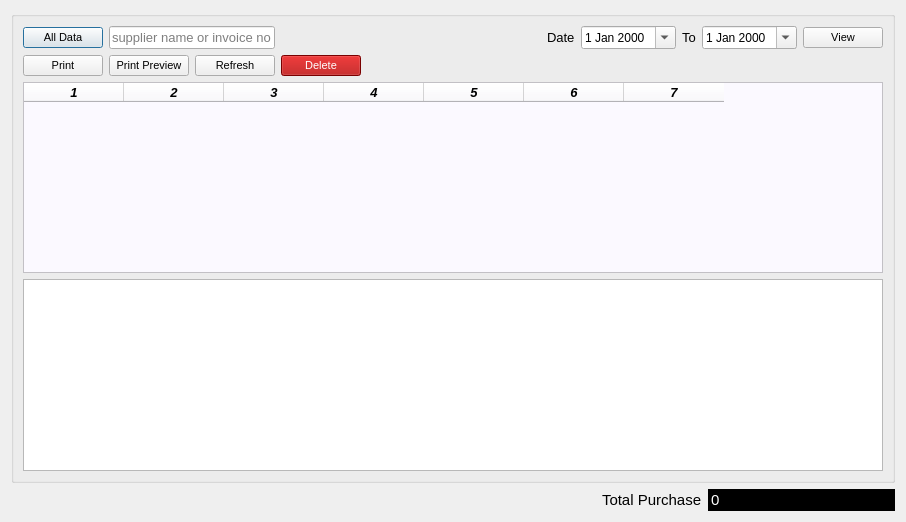
<?xml version="1.0" encoding="UTF-8"?>
<ui version="4.0">
 <class>Dialog</class>
 <widget class="QDialog" name="Dialog">
  <property name="windowModality">
   <enum>Qt::ApplicationModal</enum>
  </property>
  <property name="geometry">
   <rect>
    <x>0</x>
    <y>0</y>
    <width>906</width>
    <height>522</height>
   </rect>
  </property>
  <property name="windowTitle">
   <string>Dialog</string>
  </property>
  <property name="styleSheet">
   <string notr="true"/>
  </property>
  <layout class="QGridLayout" name="gridLayout_3">
   <item row="0" column="0" colspan="2">
    <widget class="QGroupBox" name="groupBox">
     <property name="font">
      <font>
       <pointsize>10</pointsize>
      </font>
     </property>
     <property name="title">
      <string/>
     </property>
     <layout class="QGridLayout" name="gridLayout">
      <item row="0" column="0">
       <widget class="QPushButton" name="allb">
        <property name="font">
         <font>
          <pointsize>8</pointsize>
         </font>
        </property>
        <property name="text">
         <string>All Data</string>
        </property>
       </widget>
      </item>
      <item row="0" column="1" colspan="2">
       <widget class="QLineEdit" name="searchv">
        <property name="font">
         <font>
          <pointsize>10</pointsize>
         </font>
        </property>
        <property name="text">
         <string/>
        </property>
        <property name="placeholderText">
         <string>supplier name or invoice no</string>
        </property>
        <property name="clearButtonEnabled">
         <bool>true</bool>
        </property>
       </widget>
      </item>
      <item row="0" column="3" colspan="2">
       <layout class="QHBoxLayout" name="horizontalLayout">
        <item>
         <spacer name="horizontalSpacer_3">
          <property name="orientation">
           <enum>Qt::Horizontal</enum>
          </property>
          <property name="sizeHint" stdset="0">
           <size>
            <width>40</width>
            <height>20</height>
           </size>
          </property>
         </spacer>
        </item>
        <item>
         <widget class="QLabel" name="label">
          <property name="font">
           <font>
            <pointsize>10</pointsize>
           </font>
          </property>
          <property name="text">
           <string>Date</string>
          </property>
         </widget>
        </item>
        <item>
         <widget class="QDateEdit" name="fromd">
          <property name="font">
           <font>
            <pointsize>9</pointsize>
           </font>
          </property>
          <property name="calendarPopup">
           <bool>true</bool>
          </property>
         </widget>
        </item>
        <item>
         <widget class="QLabel" name="label_2">
          <property name="font">
           <font>
            <pointsize>10</pointsize>
           </font>
          </property>
          <property name="text">
           <string>To</string>
          </property>
         </widget>
        </item>
        <item>
         <widget class="QDateEdit" name="tod">
          <property name="font">
           <font>
            <pointsize>9</pointsize>
           </font>
          </property>
          <property name="calendarPopup">
           <bool>true</bool>
          </property>
         </widget>
        </item>
        <item>
         <widget class="QPushButton" name="submitb">
          <property name="font">
           <font>
            <pointsize>8</pointsize>
           </font>
          </property>
          <property name="text">
           <string>View</string>
          </property>
         </widget>
        </item>
       </layout>
      </item>
      <item row="1" column="0">
       <widget class="QPushButton" name="print2">
        <property name="font">
         <font>
          <pointsize>8</pointsize>
         </font>
        </property>
        <property name="text">
         <string>Print</string>
        </property>
       </widget>
      </item>
      <item row="1" column="1">
       <widget class="QPushButton" name="printb">
        <property name="font">
         <font>
          <pointsize>8</pointsize>
         </font>
        </property>
        <property name="text">
         <string>Print Preview</string>
        </property>
       </widget>
      </item>
      <item row="1" column="2">
       <widget class="QPushButton" name="refreshb">
        <property name="font">
         <font>
          <pointsize>8</pointsize>
         </font>
        </property>
        <property name="text">
         <string>Refresh</string>
        </property>
       </widget>
      </item>
      <item row="1" column="3">
       <widget class="QPushButton" name="deleteb">
        <property name="font">
         <font>
          <pointsize>8</pointsize>
         </font>
        </property>
        <property name="styleSheet">
         <string notr="true">background-color: rgb(170, 0, 0);
color: rgb(255, 255, 255);</string>
        </property>
        <property name="text">
         <string>Delete</string>
        </property>
       </widget>
      </item>
      <item row="1" column="4">
       <spacer name="horizontalSpacer_2">
        <property name="orientation">
         <enum>Qt::Horizontal</enum>
        </property>
        <property name="sizeHint" stdset="0">
         <size>
          <width>490</width>
          <height>20</height>
         </size>
        </property>
       </spacer>
      </item>
      <item row="2" column="0" colspan="5">
       <widget class="QTableWidget" name="tableWidget">
        <property name="font">
         <font>
          <pointsize>10</pointsize>
          <weight>75</weight>
          <italic>true</italic>
          <bold>true</bold>
         </font>
        </property>
        <property name="styleSheet">
         <string notr="true">background-color: rgb(251, 249, 255);</string>
        </property>
        <property name="columnCount">
         <number>7</number>
        </property>
        <column/>
        <column/>
        <column/>
        <column/>
        <column/>
        <column/>
        <column/>
       </widget>
      </item>
      <item row="3" column="0" colspan="5">
       <widget class="QTextEdit" name="textEdit"/>
      </item>
     </layout>
    </widget>
   </item>
   <item row="1" column="0">
    <spacer name="horizontalSpacer">
     <property name="orientation">
      <enum>Qt::Horizontal</enum>
     </property>
     <property name="sizeHint" stdset="0">
      <size>
       <width>585</width>
       <height>20</height>
      </size>
     </property>
    </spacer>
   </item>
   <item row="1" column="1">
    <layout class="QGridLayout" name="gridLayout_2">
     <item row="0" column="0">
      <layout class="QHBoxLayout" name="horizontalLayout_3">
       <item>
        <widget class="QLabel" name="label_3">
         <property name="font">
          <font>
           <pointsize>11</pointsize>
          </font>
         </property>
         <property name="text">
          <string>Total Purchase</string>
         </property>
        </widget>
       </item>
       <item>
        <widget class="QLineEdit" name="total">
         <property name="font">
          <font>
           <pointsize>11</pointsize>
          </font>
         </property>
         <property name="styleSheet">
          <string notr="true">background-color: rgb(0, 0, 0);
color: rgb(255, 255, 255);
border:1px solid rgb(0,0,0);</string>
         </property>
         <property name="text">
          <string>0</string>
         </property>
         <property name="readOnly">
          <bool>true</bool>
         </property>
        </widget>
       </item>
      </layout>
     </item>
    </layout>
   </item>
  </layout>
 </widget>
 <resources/>
 <connections/>
</ui>
